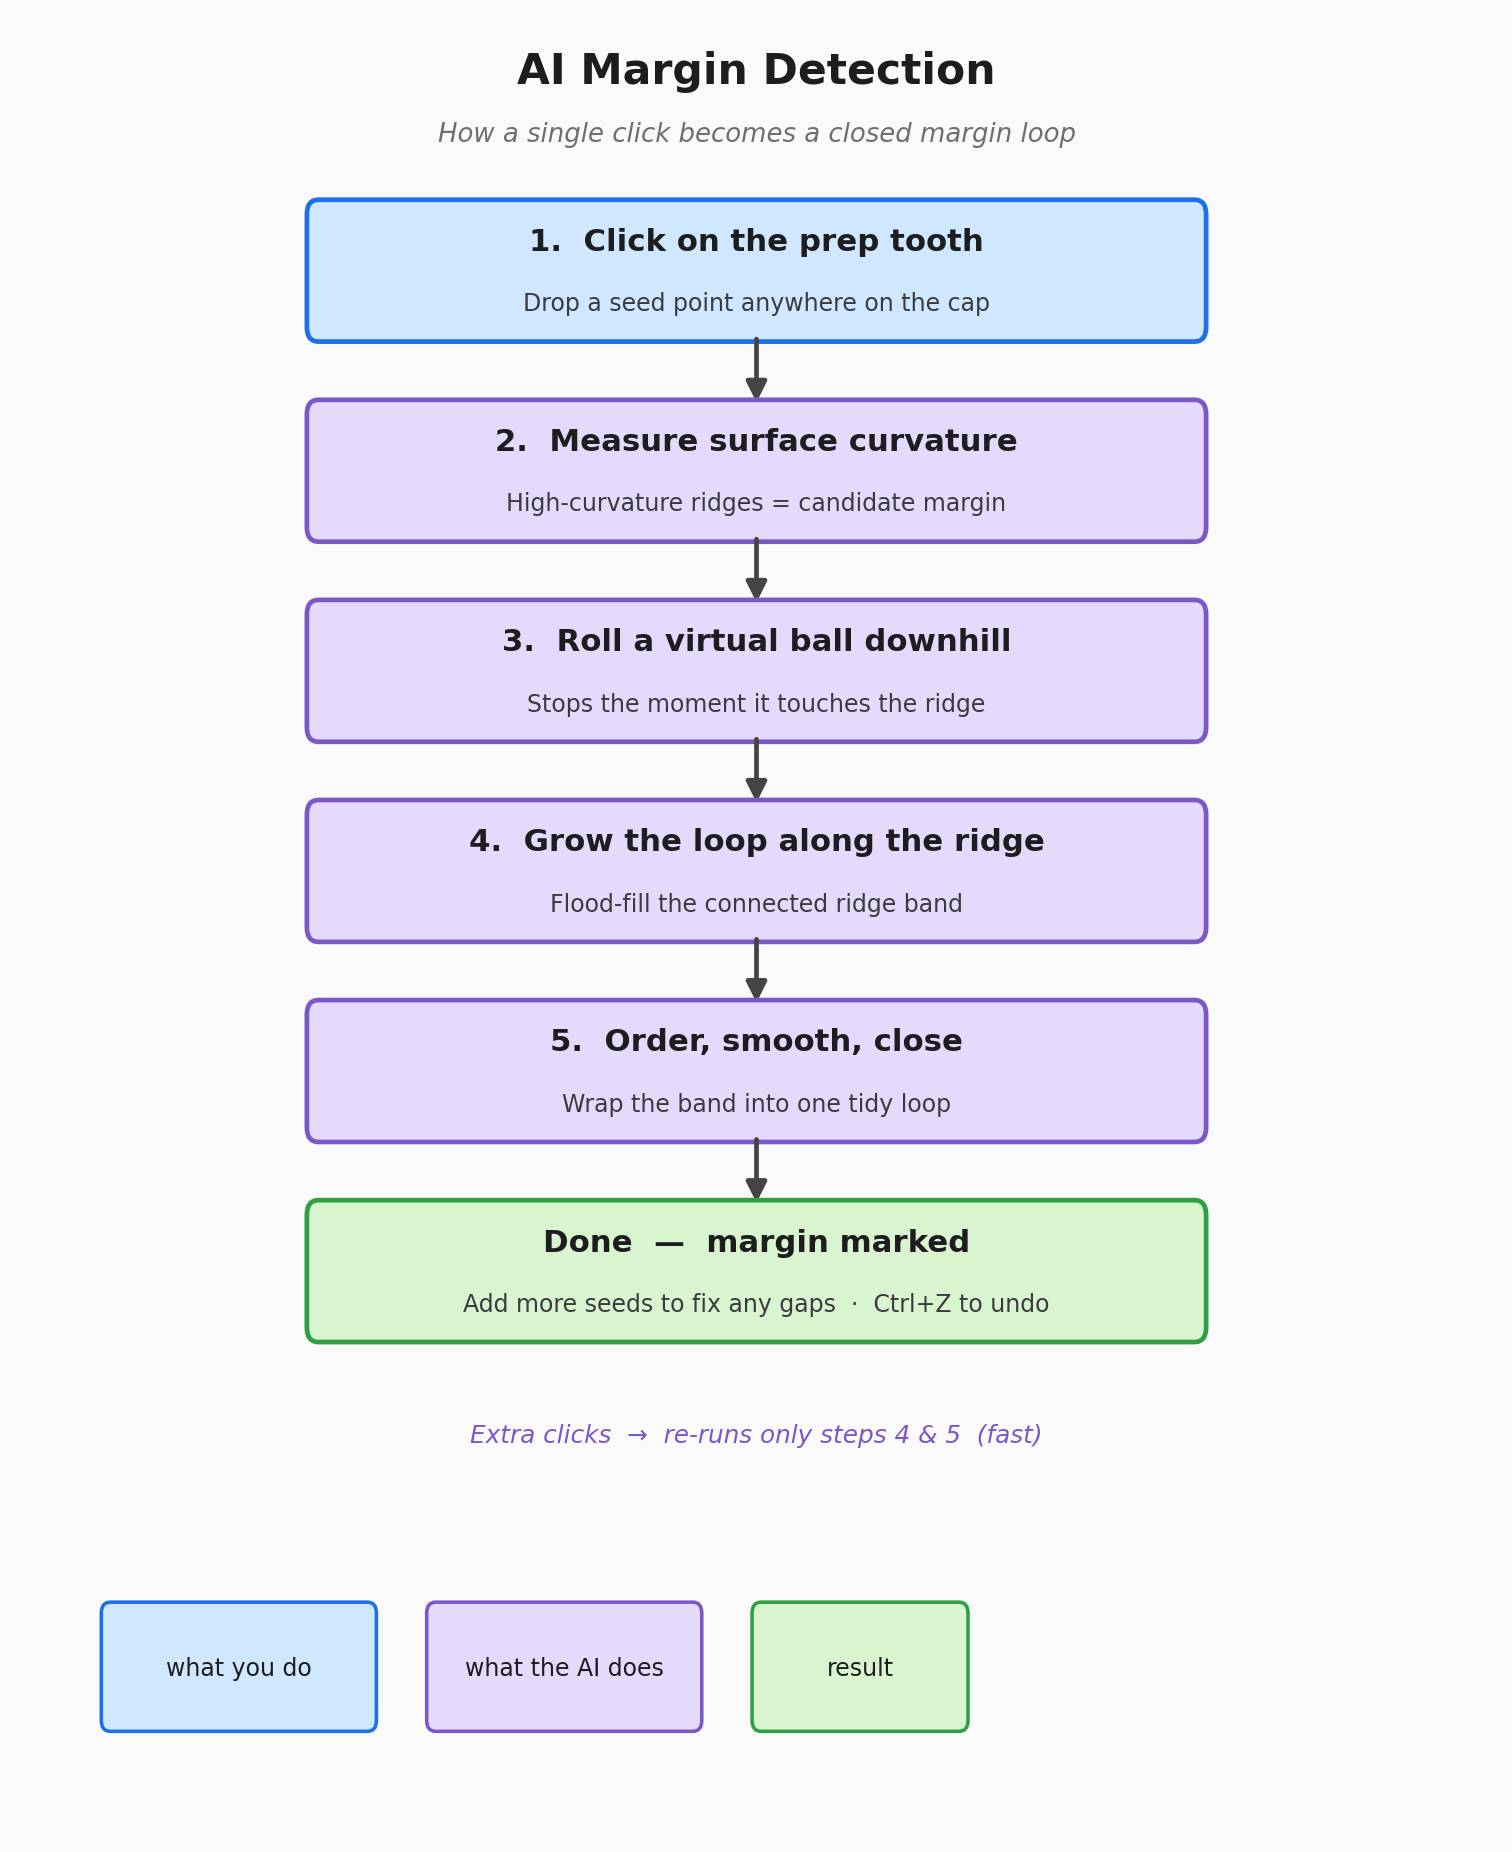

Here is the Python script that generated this plot:
"""Render a simple AI margin detection flowchart as a PNG."""
import matplotlib.pyplot as plt
from matplotlib.patches import FancyBboxPatch, FancyArrowPatch

fig, ax = plt.subplots(figsize=(9, 11))
ax.set_xlim(0, 100)
ax.set_ylim(0, 100)
ax.axis("off")
ax.set_facecolor("#fafafa")

C_USER   = ("#cfe8ff", "#1f6feb")
C_ALGO   = ("#e6dafc", "#7b58c8")
C_DONE   = ("#d8f5d0", "#2ea043")

def box(x, y, w, h, title, subtitle, fill_edge):
    fill, edge = fill_edge
    p = FancyBboxPatch(
        (x - w / 2, y - h / 2), w, h,
        boxstyle="round,pad=0.4,rounding_size=0.8",
        facecolor=fill, edgecolor=edge, linewidth=2,
    )
    ax.add_patch(p)
    ax.text(x, y + 1.6, title, ha="center", va="center",
            fontsize=13, fontweight="bold", color="#1d1d1f")
    ax.text(x, y - 1.8, subtitle, ha="center", va="center",
            fontsize=10, color="#3a3a3f")

def arrow(x1, y1, x2, y2, color="#444"):
    a = FancyArrowPatch(
        (x1, y1), (x2, y2),
        arrowstyle="-|>", mutation_scale=18,
        linewidth=2, color=color,
    )
    ax.add_patch(a)

# Title
ax.text(50, 97, "AI Margin Detection", ha="center", va="center",
        fontsize=18, fontweight="bold", color="#1d1d1f")
ax.text(50, 93.5, "How a single click becomes a closed margin loop",
        ha="center", va="center", fontsize=11, color="#6e6e73",
        style="italic")

# 1. Click
box(50, 86, 60, 7,
    "1.  Click on the prep tooth",
    "Drop a seed point anywhere on the cap",
    C_USER)
arrow(50, 82.5, 50, 78.5)

# 2. Measure curvature
box(50, 75, 60, 7,
    "2.  Measure surface curvature",
    "High-curvature ridges = candidate margin",
    C_ALGO)
arrow(50, 71.5, 50, 67.5)

# 3. Roll the ball
box(50, 64, 60, 7,
    "3.  Roll a virtual ball downhill",
    "Stops the moment it touches the ridge",
    C_ALGO)
arrow(50, 60.5, 50, 56.5)

# 4. Grow the loop
box(50, 53, 60, 7,
    "4.  Grow the loop along the ridge",
    "Flood-fill the connected ridge band",
    C_ALGO)
arrow(50, 49.5, 50, 45.5)

# 5. Smooth & close
box(50, 42, 60, 7,
    "5.  Order, smooth, close",
    "Wrap the band into one tidy loop",
    C_ALGO)
arrow(50, 38.5, 50, 34.5)

# 6. Done
box(50, 31, 60, 7,
    "Done  —  margin marked",
    "Add more seeds to fix any gaps  ·  Ctrl+Z to undo",
    C_DONE)

# Side note
ax.text(50, 22,
        "Extra clicks  →  re-runs only steps 4 & 5  (fast)",
        ha="center", va="center", fontsize=10.5,
        color="#7b58c8", style="italic")

# Mini legend
ax.add_patch(FancyBboxPatch((6, 6), 18, 6.5,
    boxstyle="round,pad=0.3,rounding_size=0.6",
    facecolor=C_USER[0], edgecolor=C_USER[1], linewidth=1.5))
ax.text(15, 9.2, "what you do", ha="center", va="center",
        fontsize=10, color="#1d1d1f")

ax.add_patch(FancyBboxPatch((28, 6), 18, 6.5,
    boxstyle="round,pad=0.3,rounding_size=0.6",
    facecolor=C_ALGO[0], edgecolor=C_ALGO[1], linewidth=1.5))
ax.text(37, 9.2, "what the AI does", ha="center", va="center",
        fontsize=10, color="#1d1d1f")

ax.add_patch(FancyBboxPatch((50, 6), 14, 6.5,
    boxstyle="round,pad=0.3,rounding_size=0.6",
    facecolor=C_DONE[0], edgecolor=C_DONE[1], linewidth=1.5))
ax.text(57, 9.2, "result", ha="center", va="center",
        fontsize=10, color="#1d1d1f")

plt.tight_layout()
out = "/home/shiva/Documents/NuDent/ai_margin_flowchart.png"
plt.savefig(out, dpi=170, bbox_inches="tight", facecolor="#fafafa")
print(f"Wrote {out}")
